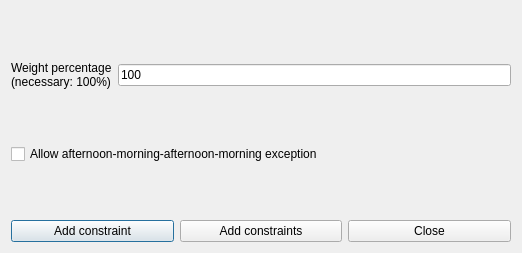
<?xml version="1.0" encoding="UTF-8"?>
<ui version="4.0">
 <class>AddConstraintTeachersMaxThreeConsecutiveDaysForm_template</class>
 <widget class="QDialog" name="AddConstraintTeachersMaxThreeConsecutiveDaysForm_template">
  <property name="geometry">
   <rect>
    <x>0</x>
    <y>0</y>
    <width>522</width>
    <height>253</height>
   </rect>
  </property>
  <property name="windowTitle">
   <string extracomment="This is the title of the dialog to add a new constraint of this type">Add teachers max three consecutive days</string>
  </property>
  <layout class="QVBoxLayout" name="verticalLayout_2">
   <item>
    <spacer name="verticalSpacer">
     <property name="orientation">
      <enum>Qt::Vertical</enum>
     </property>
     <property name="sizeHint" stdset="0">
      <size>
       <width>20</width>
       <height>27</height>
      </size>
     </property>
    </spacer>
   </item>
   <item>
    <layout class="QHBoxLayout" name="horizontalLayout_2">
     <item>
      <widget class="QLabel" name="weightTextLabel">
       <property name="frameShape">
        <enum>QFrame::NoFrame</enum>
       </property>
       <property name="frameShadow">
        <enum>QFrame::Plain</enum>
       </property>
       <property name="text">
        <string>Weight percentage
(necessary: 100%)</string>
       </property>
       <property name="wordWrap">
        <bool>false</bool>
       </property>
      </widget>
     </item>
     <item>
      <widget class="QLineEdit" name="weightLineEdit">
       <property name="text">
        <string notr="true">100</string>
       </property>
      </widget>
     </item>
    </layout>
   </item>
   <item>
    <spacer name="verticalSpacer_2">
     <property name="orientation">
      <enum>Qt::Vertical</enum>
     </property>
     <property name="sizeHint" stdset="0">
      <size>
       <width>20</width>
       <height>27</height>
      </size>
     </property>
    </spacer>
   </item>
   <item>
    <layout class="QHBoxLayout" name="horizontalLayout_3">
     <item>
      <widget class="QCheckBox" name="allowAMAMExceptionCheckBox">
       <property name="text">
        <string>Allow afternoon-morning-afternoon-morning exception</string>
       </property>
      </widget>
     </item>
    </layout>
   </item>
   <item>
    <spacer name="verticalSpacer_3">
     <property name="orientation">
      <enum>Qt::Vertical</enum>
     </property>
     <property name="sizeHint" stdset="0">
      <size>
       <width>20</width>
       <height>27</height>
      </size>
     </property>
    </spacer>
   </item>
   <item>
    <layout class="QHBoxLayout" name="horizontalLayout">
     <item>
      <widget class="QPushButton" name="addConstraintPushButton">
       <property name="text">
        <string>Add constraint</string>
       </property>
      </widget>
     </item>
     <item>
      <widget class="QPushButton" name="addConstraintsPushButton">
       <property name="text">
        <string>Add constraints</string>
       </property>
      </widget>
     </item>
     <item>
      <widget class="QPushButton" name="closePushButton">
       <property name="text">
        <string>Close</string>
       </property>
      </widget>
     </item>
    </layout>
   </item>
  </layout>
 </widget>
 <layoutdefault spacing="6" margin="11"/>
 <resources/>
 <connections/>
</ui>
